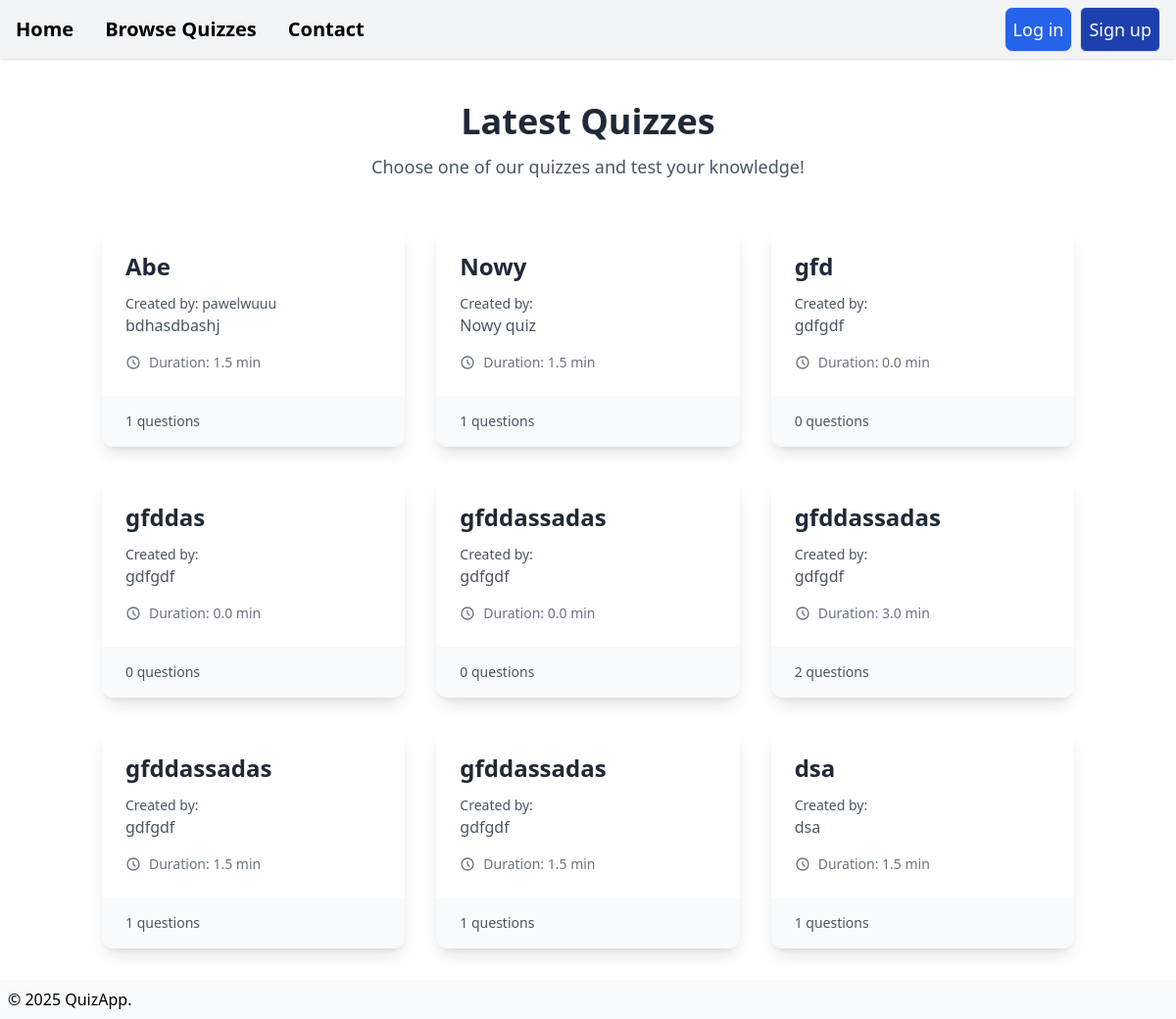
Before: / with the older database file.
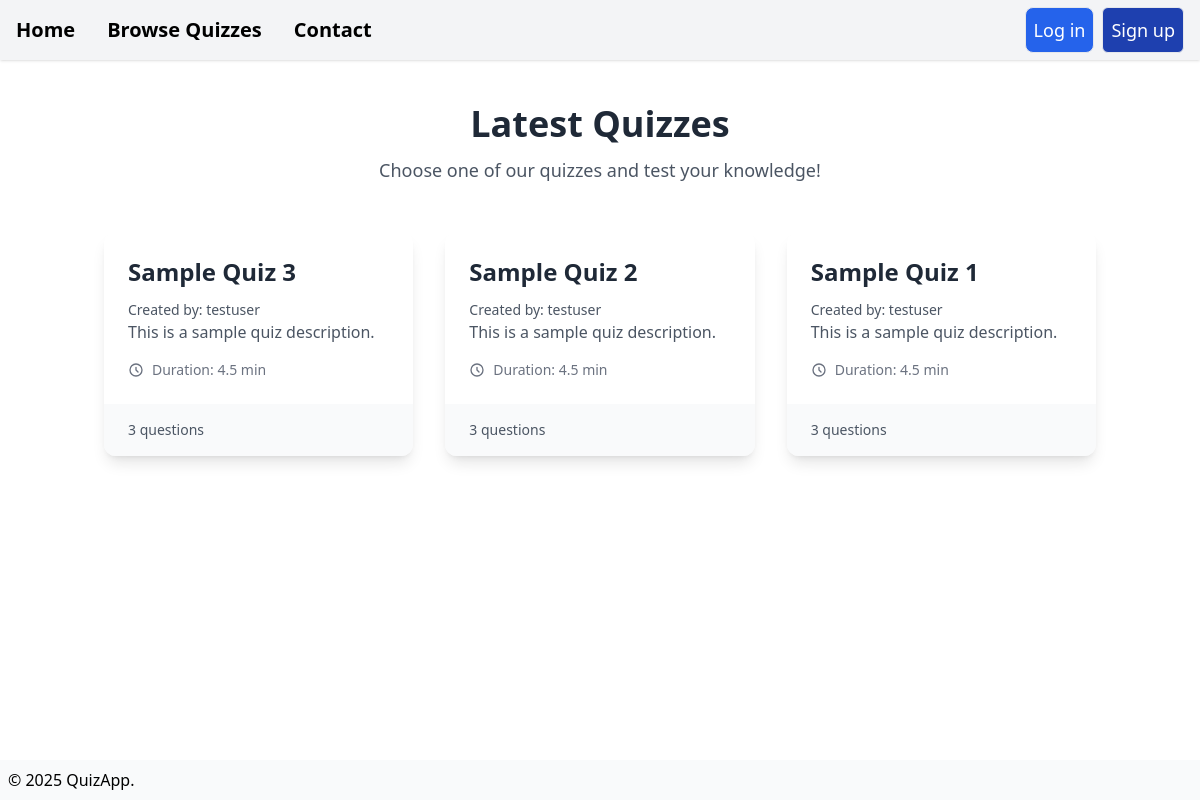
After: the same page with the newer database file.
### quiz/models.py (models this page shows, shortened)
class Quiz(models.Model):
    title = models.CharField(max_length=255)
    description = models.TextField()
    category = models.ForeignKey(
        'Category',
        on_delete=models.SET_NULL,
        null=True,
        blank=True,
        related_name='quizzes'
    )
    difficulty = models.CharField(
        max_length=10,
        choices=DifficultyLevel.choices,
        default=DifficultyLevel.MEDIUM,
        verbose_name="Difficulty Level"
    )
    created_at = models.DateTimeField(auto_now_add=True)
    created_by = models.ForeignKey(
        'auth.User',
        on_delete=models.CASCADE,
        related_name='quizzes',
        null=True,
        blank=True
    )

### quiz/views.py (the view)
# urls.py: path('', quiz_list, name='quiz_list'),
def quiz_list(request):
    quizzes = list(Quiz.objects.order_by('-created_at')[:9])
    for quiz in quizzes:
        quiz.duration = quiz.questions.count() * 1.5
    return render(request, 'quiz/quiz_list.html', {'quizzes': quizzes})

### quiz/templates/quiz/quiz_list.html
{% extends 'base.html' %}
{% block content %}
<div class="container mx-auto px-4 py-8">
    <div class="text-center mb-12">
        <h1 class="text-4xl font-bold text-gray-800 mb-3">Latest Quizzes</h1>
        <p class="text-lg text-gray-600">Choose one of our quizzes and test your knowledge!</p>
    </div>
    <div class="grid grid-cols-1 md:grid-cols-2 lg:grid-cols-3 gap-8">
        {% for quiz in quizzes %}
        <a href="/{{quiz.id}}" class="group">
            <div class="bg-white rounded-xl shadow-lg overflow-hidden transform transition-all duration-300 hover:shadow-2xl hover:-translate-y-2 h-full flex flex-col">
                <div class="p-6 flex-grow">
                    <h3 class="text-2xl font-bold text-gray-800 mb-3 group-hover:text-blue-600 transition-colors">
                        {{quiz.title}}
                    </h3>
                    <div class="text-sm text-gray-600 mt-2">
                        Created by: {{ quiz.created_by.username }}
                    </div>
                    <p class="text-gray-600 mb-4">{{quiz.description}}</p>
                    <div class="flex items-center text-sm text-gray-500">
                        <svg class="w-4 h-4 mr-2" fill="none" stroke="currentColor" viewBox="0 0 24 24">
                            <path stroke-linecap="round" stroke-linejoin="round" stroke-width="2" d="M12 8v4l3 3m6-3a9 9 0 11-18 0 9 9 0 0118 0z"></path>
                        </svg>
                        Duration: {{ quiz.duration }} min
                    </div>
                </div>
                <div class="px-6 py-4 bg-gray-50">
                    <div class="text-sm text-gray-600">
                        <span class="font-medium">{{quiz.questions.count}}</span> questions
                    </div>
                </div>
            </div>
        </a>
        {% endfor %}
    </div>
</div>
{% endblock %}

### quiz/templates/base.html (shortened to what this page needs)
{% load static tailwind_tags %}
<!DOCTYPE html>
<html lang="en">
<head>
    {% tailwind_css %}
</head>
<body>
    <div class="min-h-screen flex flex-col">
    <header class='text-xl shadow mb-3 bg-gray-100'>
        <nav class="flex items-center">
            <ul class="flex space-x-8 p-4 font-bold">
                <li><a href="/" class="hover:text-blue-800 transition-all hover:text-lg">Home</a></li>
                <li><a href="/quizzes" class="hover:text-blue-800 transition-all hover:text-lg">Browse Quizzes</a></li>
                <li><a href="/contact" class="hover:text-blue-800 transition-all hover:text-lg">Contact</a></li>
            </ul>
            <div class='ml-auto mr-4 text-right text-sm'>
                {% if user.is_authenticated %}
                <p class='text-xl'>Welcome, {{ user.username }}!</p>
                <form action="{% url 'logout' %}" method="post">
                    {% csrf_token %}
                    <button type="submit" class="hover:text-blue-800 transition-all">Log out</button>
                </form>
                {% else %}
                <div class='flex space-x-2 text-lg'>
                    <a href="{% url 'login' %}" class="border rounded-lg p-2 bg-blue-600 text-white hover:bg-blue-500 transition-colors">Log in</a>
                    <a href="{% url 'signup' %}" class="border rounded-md p-2 bg-blue-800 text-white hover:bg-blue-700 transition-colors">Sign up</a>
                </div>
                {% endif %}
            </div>
        </nav>
    </header>
    <main class='flex-grow'>
        {% block content %}
        {% endblock %}
    </main>
    <footer class='bg-gray-50 p-2'>
        <p>&copy; 2025 QuizApp.</p>
    </footer>
    </div>
</body>
</html>

Changed rows visible on the page:
removed Quiz: title "Abe", created_by.username "pawelwuuu", description "bdhasdbashj", duration "1.5", questions.count "1"
removed Quiz: title "Nowy", description "Nowy quiz", duration "1.5", questions.count "1"
removed Quiz: title "gfd", description "gdfgdf", duration "0.0", questions.count "0"
removed Quiz: title "gfddas", description "gdfgdf", duration "0.0", questions.count "0"
removed Quiz: title "gfddassadas", description "gdfgdf", duration "0.0", questions.count "0"
removed Quiz: title "gfddassadas", description "gdfgdf", duration "3.0", questions.count "2"
removed Quiz: title "gfddassadas", description "gdfgdf", duration "1.5", questions.count "1"
removed Quiz: title "gfddassadas", description "gdfgdf", duration "1.5", questions.count "1"
removed Quiz: title "dsa", description "dsa", duration "1.5", questions.count "1"
added Quiz: title "Sample Quiz 3", created_by.username "testuser", description "This is a sample quiz description.", duration "4.5", questions.count "3"
added Quiz: title "Sample Quiz 2", created_by.username "testuser", description "This is a sample quiz description.", duration "4.5", questions.count "3"
added Quiz: title "Sample Quiz 1", created_by.username "testuser", description "This is a sample quiz description.", duration "4.5", questions.count "3"
